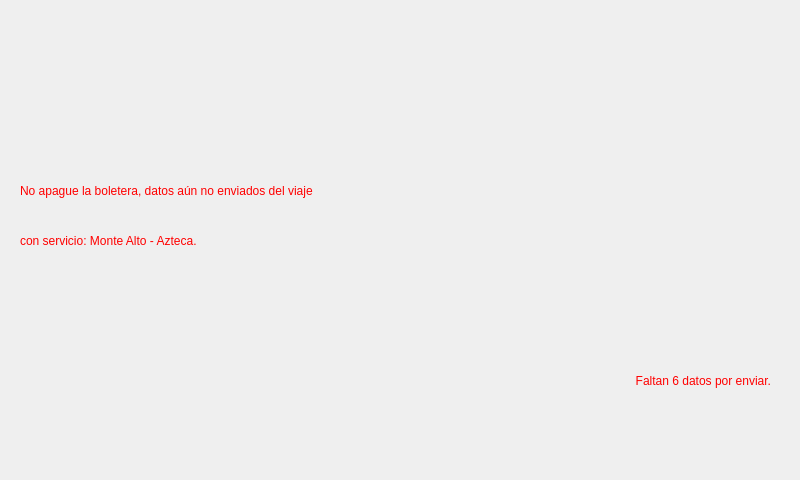
<?xml version="1.0" encoding="UTF-8"?>
<ui version="4.0">
 <class>Form</class>
 <widget class="QWidget" name="Form">
  <property name="geometry">
   <rect>
    <x>0</x>
    <y>0</y>
    <width>800</width>
    <height>480</height>
   </rect>
  </property>
  <property name="minimumSize">
   <size>
    <width>800</width>
    <height>480</height>
   </size>
  </property>
  <property name="maximumSize">
   <size>
    <width>800</width>
    <height>480</height>
   </size>
  </property>
  <property name="windowTitle">
   <string>Form</string>
  </property>
  <widget class="QLabel" name="label">
   <property name="geometry">
    <rect>
     <x>0</x>
     <y>0</y>
     <width>800</width>
     <height>501</height>
    </rect>
   </property>
   <property name="text">
    <string/>
   </property>
   <property name="pixmap">
    <pixmap>../Imagenes/Servicios.jpg</pixmap>
   </property>
   <property name="scaledContents">
    <bool>true</bool>
   </property>
  </widget>
  <widget class="QLabel" name="label_puntos">
   <property name="geometry">
    <rect>
     <x>20</x>
     <y>220</y>
     <width>751</width>
     <height>41</height>
    </rect>
   </property>
   <property name="styleSheet">
    <string notr="true">font: 18pt &quot;MS Shell Dlg 2&quot;;
color: rgb(255, 0, 0)</string>
   </property>
   <property name="text">
    <string>con servicio: Monte Alto - Azteca.</string>
   </property>
  </widget>
  <widget class="QLabel" name="label_no_apagar">
   <property name="geometry">
    <rect>
     <x>20</x>
     <y>170</y>
     <width>751</width>
     <height>41</height>
    </rect>
   </property>
   <property name="styleSheet">
    <string notr="true">font: 18pt &quot;MS Shell Dlg 2&quot;;
color: rgb(255, 0, 0)</string>
   </property>
   <property name="text">
    <string>No apague la boletera, datos aún no enviados del viaje</string>
   </property>
  </widget>
  <widget class="QLabel" name="label_datos_faltantes">
   <property name="geometry">
    <rect>
     <x>20</x>
     <y>360</y>
     <width>751</width>
     <height>41</height>
    </rect>
   </property>
   <property name="styleSheet">
    <string notr="true">font: 87 22pt &quot;Arial Black&quot;;
color: rgb(255, 0, 0)</string>
   </property>
   <property name="text">
    <string>Faltan 6 datos por enviar.</string>
   </property>
   <property name="alignment">
    <set>Qt::AlignRight|Qt::AlignTrailing|Qt::AlignVCenter</set>
   </property>
  </widget>
 </widget>
 <resources/>
 <connections/>
</ui>
